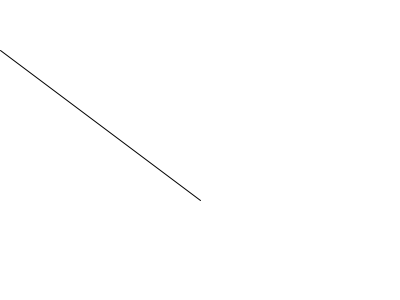
Frame 1 (no input)
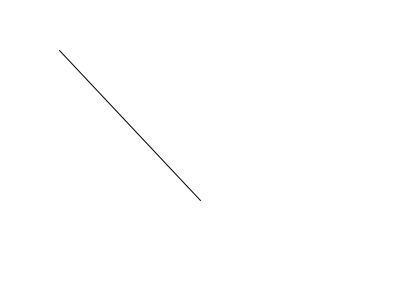
Frame 60 (the mouse pressed at the canvas centre just before this capture)
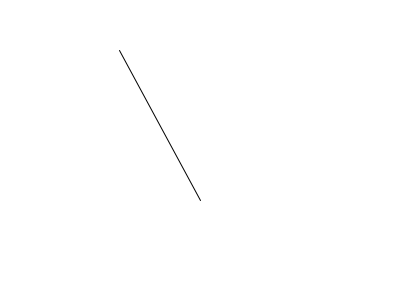
Frame 120 (the mouse held since frame 60 and released just before this capture)

The Processing sketch that drew these frames (run headless with seeded random() and noise(); from frame 60 on, the mouse is pressed at the canvas centre):

// Processing sketch: sketch_001_Hola_Mundo
// ── sketch_001_Hola_Mundo.pde
int x = 0;

void setup(){
  size(400,300);
}

void draw(){
  background(255);
  line(x,50, 200, 200);
  x = x + 1;
  println(x);
}
